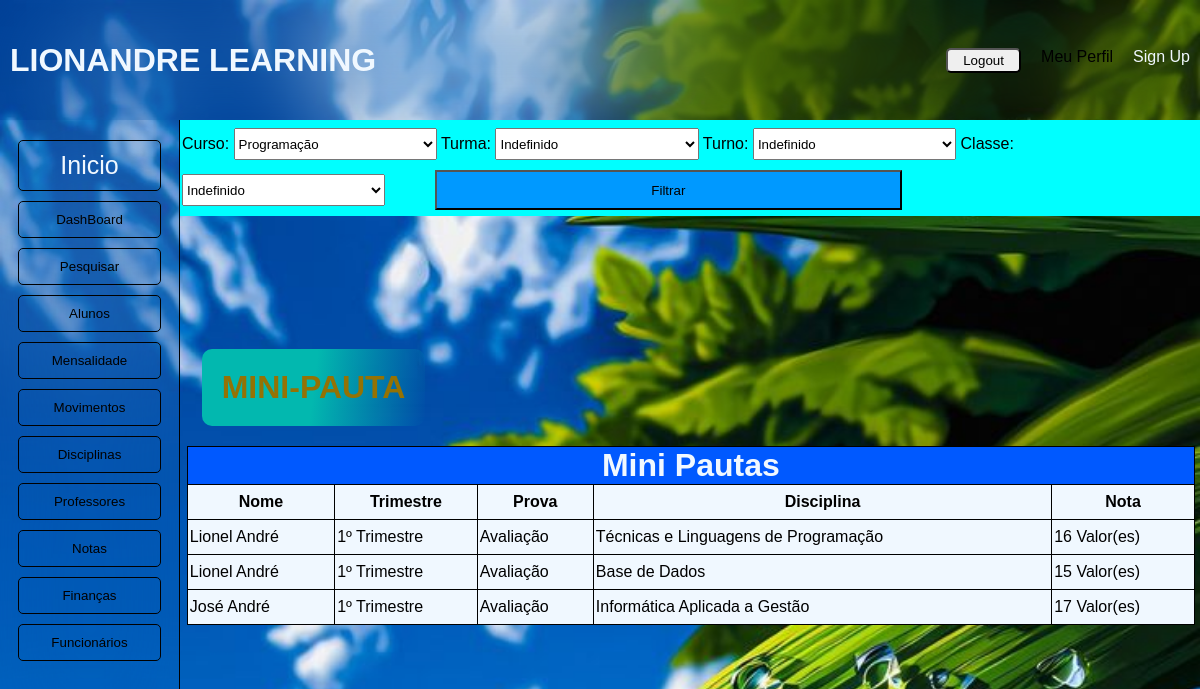
Page /minipauta/ (signed in) on the committed database.
### alunos/models.py (models this page shows)
class Notas(models.Model):
    Trimestre = [
        ('1º','Primeiro Trimestre'),
        ('2º','Segundo Trimestre'),
        ('3º','Terceiro Trimestre')
    ]
    Provas = [
        ('Avaliação','Avaliação Contínua'),
        ('Prova do professor','Prova do Professor'),
        ('Prova Trimestral','Prova do Trimestre')
    ]
    professor = models.ForeignKey('Professores', on_delete=models.SET_NULL, null=True)
    aluno = models.ForeignKey('Alunos', on_delete=models.SET_NULL, null=True)
    disciplina = models.ForeignKey('Disciplinas', on_delete=models.SET_NULL, null=True)
    trimestre = models.CharField(max_length=5, choices=Trimestre)
    prova = models.CharField(max_length=100, choices=Provas)
    nota = models.IntegerField()
    registrada = models.DateTimeField(auto_now_add=True)

class Alunos(models.Model):
    Sexos = [
        ('M', 'Masculino'),
        ('F', 'Feminino'),
    ]
    Classes = [
        (10, '10ª Classe'),
        (11, '11ª Classe'),
        (12, '12ª Classe'),
        (13, '13ª Classe')
    ]
    Turnos = [
        ('Manhã', 'Turno da manhã'),
        ('Tarde', 'Turno da tarde'),
    ]
    Turmas = [
        ('A', 'Turma A'),
        ('B', 'Turma B'),
        ('C', 'Turma C'),
        ('D', 'Turma D'),
    ]
    nome = models.CharField(max_length = 255)
    data_nascimento = models.DateField()
    genero = models.CharField(max_length=5, choices=Sexos)
    tell = models.IntegerField()
    classe = models.IntegerField(choices=Classes)
    sala = models.ForeignKey('Salas', on_delete=models.SET_NULL, null=True, default=None)
    turno = models.CharField(max_length=10, choices=Turnos)
    curso = models.ForeignKey('Cursos', on_delete=models.SET_NULL, null=True, default=None)
    turma = models.CharField(max_length=5, choices=Turmas)
    matricula = models.DateTimeField(auto_now_add = True)
    update = models.DateTimeField(auto_now = True)
    def __str__(self):
        return self.nome

class Disciplinas(models.Model):
    nome = models.CharField(max_length=255)
    registrada = models.DateTimeField(auto_now_add=True)
    def __str__(self):
        return self.nome

### alunos/views.py (the view)
# urls.py: path('minipauta/', views.mini_pauta, name='mini_pauta'),
def mini_pauta(request):
    grupo_secret = Group.objects.get(id=3)
    grupo_prof = Group.objects.get(id=4)
    cursos = Cursos.objects.all()
    if request.user.groups.first() != grupo_secret:
        professor = False
        if request.user.groups.first() == grupo_prof:
            id = request.user.id
            professor = Professores.objects.get(id=id)
        if professor:
            if Notas.objects.filter(professor=professor).exists():
                notas = Notas.objects.filter(professor=professor).all()
        else:
            notas = Notas.objects.all()
        return render(request, 'aluno/minipauta.html', {'notas':notas, 'cursos':cursos})
    else:
        return HttpResponseForbidden('<h1>Apenas Funcionários Autorizados Podem prosseguir na Execução de Tal Acção</h1>')

### alunos/templates/aluno/minipauta.html (shortened to what this page needs)
{% extends 'aluno/layout/base.html' %}
{% block content %}
<form action="{% url 'minipautaBusca' %}" method="POST" class="formMiniBusca">
    <label for="curso">Curso:</label>
    <select name="curso" id="curso">
        {% for curso in cursos %}
            <option value="{{ curso.id }}">{{ curso.nome }}</option>
        {% endfor %}
    </select>
    <label for="tuma">Turma:</label>
    <select name="turma" id="turma">
        <option value="">Indefinido</option>
    </select>
    <label for="turno">Turno:</label>
    <select name="turno" id="turno">
        <option value="">Indefinido</option>
    </select>
    <label for="classe">Classe:</label>
    <select name="classe" id="clasee">
        <option value="0">Indefinido</option>
    </select>
    <input type="submit" value="Filtrar">
</form>
<div class="page" style="width: auto; align-self: start; margin: 20px;">
        <h1 style="color: rgb(148, 114, 4);">MINI-PAUTA</h1>
</div>
<table border="1">
    {% if dado_todos %}
    <tr>
        <th colspan="2"  style="background-color: rgb(0, 174, 255);"><h1>{{ dado_todos.curso }}</h1></th>
        <th colspan="3"  style="background-color: rgb(0, 174, 255);"><h1>{{ dado_todos.sala }}</h1></th>
    </tr>
    <tr>
        <th><h1>{{ dado_todos.classe }}ª Classe</h1></th>
        <th colspan="2" style="background-color: rgb(0, 89, 255);"><h1>Turma {{ dado_todos.turma }}</h1></th>
        <th colspan="2" style="background-color: rgb(0, 89, 255);"><h1>Periódo da {{ dado_todos.turno }}</h1></th>
    </tr>
    {% elif dado_turma and dado_curso %}
    <tr>
        <th colspan="3" style="background-color: rgb(0, 89, 255);"><h1>{{ dado_curso }}</h1></th>
        <th colspan="2" style="background-color: rgb(0, 89, 255);"><h1>Turma {{ dado_turma }}</h1></th>
    </tr>
    {% elif dado_classe and dado_curso %}
    <tr>
        <th colspan="3" style="background-color: rgb(0, 89, 255);"><h1>{{ dado_curso }}</h1></th>
        <th colspan="2" style="background-color: rgb(0, 89, 255);"><h1>{{ dado_classe }}ª Classe</h1></th>
    </tr>
    {% elif dado_turno and dado_curso %}
    <tr>
        <th colspan="3" style="background-color: rgb(0, 89, 255);"><h1>{{ dado_curso }}</h1></th>
        <th colspan="2" style="background-color: rgb(0, 89, 255);"><h1>Periódo {{ dado_turno }}</h1></th>
    </tr>
    {% elif dado_curso %}
    <tr>
        <th colspan="5" style="background-color: rgb(0, 89, 255);"><h1>{{ dado_curso }}</h1></th>
    </tr>
    {% else %}
    <tr>
        <th colspan="5" style="background-color: rgb(0, 89, 255);"><h1>Mini Pautas</h1></th>
    </tr>
    {% endif %}
    <tr>
        <th style="background-color: aliceblue; color: black;">Nome</th>
        <th style="background-color: aliceblue; color: black;">Trimestre</th>
        <th style="background-color: aliceblue; color: black;">Prova</th>
        <th style="background-color: aliceblue; color: black;">Disciplina</th>
        <th style="background-color: aliceblue; color: black;">Nota</th>
    </tr>
{% for nota in notas %}
    <tr>
        <td style="background-color: aliceblue; color: black;">{{ nota.aluno }}</td>
        <td style="background-color: aliceblue; color: black;">{{ nota.trimestre }} Trimestre</td>
        <td style="background-color: aliceblue; color: black;">{{ nota.prova }}</td>
        <td style="background-color: aliceblue; color: black;">{{ nota.disciplina }}</td>
        <td style="background-color: aliceblue; color: black;">{{ nota.nota }} Valor(es)</td>
    </tr>
{% empty %}
    <h3>Sem Notas Cadastradas</h3>
{% endfor %}
</table>
{% endblock %}

### alunos/static/css/style.css (style rules this page uses)
* { margin: 0; padding: 0; box-sizing: border-box; text-decoration: none; list-style: none; font-family: 'Franklin Gothic Medium', 'Arial Narrow', Arial, sans-serif; }
body { background-image: url('img/background.jpg'); background-size: cover; background-repeat: no-repeat; }
table { border-collapse: collapse; width: 63em; color: aliceblue; height: auto; }
td, th { border: 1px solid black; height: 35px; }
td { border: 1px solid black; padding: 2px; background-color: rgb(1, 66, 109); }
th { background-color: darkblue; }
.form input, select { width: 95%; height: 95%; transition: all 0.5s ease-in-out; }
.page { width: 60%; background:linear-gradient(97deg, rgb(2, 184, 175), rgb(2, 184, 175), transparent) ; text-align: start; border-radius: 10px; align-self: start; margin: 20px 50px; padding: 20px; }
.formMiniBusca { width: 85%; height: 12vh; top: 15vh; right: 0; background-color: aqua; position: absolute; padding: 8px 2px; }
.formMiniBusca select { width: 20%; height: 40%; }
.formMiniBusca input { height: 50%; width: 46%; margin-left: 45px; margin-top: 10px; background-color: rgb(0, 153, 255); }

### rows in the picture
Notas: aluno "Lionel André", trimestre "1º", prova "Avaliação", disciplina "Técnicas e Linguagens de Programação", nota "16"
Notas: aluno "Lionel André", trimestre "1º", prova "Avaliação", disciplina "Base de Dados", nota "15"
Notas: aluno "José André", trimestre "1º", prova "Avaliação", disciplina "Informática Aplicada a Gestão", nota "17"

### other values in the picture
form field curso "Programação"
